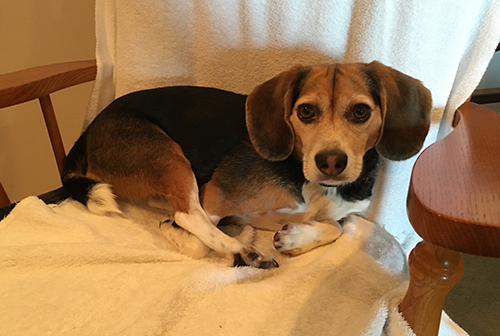
#> input picture beagle.png, 500 x 336 px, found by its file name
$ jupyter execute linear.ipynb   (shell and % lines are left out)
#> lines starting #> are read from the running program, lines starting #| are printed output that depends on the picture; after the words box and inside, x2 and y2 are one past the last pixel; in counts of white or black regions, pixels touching at a corner belong together
<a href="https://colab.research.google.com/github/mohanrajmit/Image-Read/blob/master/linear.ipynb" target="_parent"></a>

[cell 1]
# import the necessary packages
import numpy as np
import cv2

[cell 2]
# initialize the class labels and set the seed of the pseudorandom
# number generator so we can reproduce our results
labels = ["dog", "cat", "panda"]
np.random.seed(1)

[cell 3]
# randomly initialize our weight matrix and bias vector -- in a
# *real* training and classification task, these parameters would
# be *learned* by our model, but for the sake of this example,
# let's use random values
W = np.random.randn(3, 3072)
b = np.random.randn(3)

[cell 4]
# load our example image, resize it, and then flatten it into our
# "feature vector" representation
orig = cv2.imread("/content/Image-Read/beagle.png")
#> orig is the input picture: shape (336, 500, 3); mean B, G, R 83, 120.9, 156.2

[cell 5]
import matplotlib.pyplot as plt

[cell 6]
plt.imshow(orig)

[cell 7]
orig.shape
#> Out = (336, 500, 3)

[cell 8]
image = cv2.resize(orig, (32, 32))
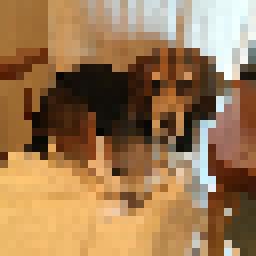
#> image: shape (32, 32, 3) (shown 8 times larger); mean B, G, R 83.3, 121.3, 156.6

[cell 9]
image.shape
#> Out = (32, 32, 3)

[cell 10]
vector  = image.flatten()
#> vector = 3072 values, max 255 at index 91, min 1 at index 1353, mean 120.4

[cell 11]
len(vector)
#> Out = 3072

[cell 12]
# compute the output scores by taking the dot product between the
# weight matrix and image pixels, followed by adding in the bias
scores = W.dot(vector) + b
#> scores = [7963.9, -2931, 3362.5]

[cell 13]
scores
#> Out = [7963.9, -2931, 3362.5]

[cell 14]
# loop over the scores + labels and display them
for (label, score) in zip(labels, scores):
	print("[INFO] {}: {:.2f}".format(label, score))
#> this loop made 3 passes
#> (label, score) on passes 1 to 3: ('dog', 7963.9), ('cat', -2931), ('panda', 3362.5)
#| [INFO] dog: 7963.93
#| [INFO] cat: -2930.99
#| [INFO] panda: 3362.47

[cell 15]
# draw the label with the highest score on the image as our
# prediction
cv2.putText(orig, "Label: {}".format(labels[np.argmax(scores)]),
	(10, 30), cv2.FONT_HERSHEY_SIMPLEX, 0.9, (0, 255, 0), 2)
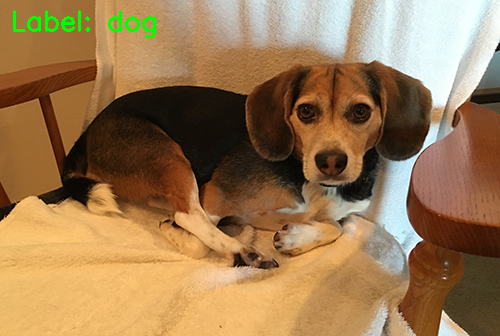
#> orig: shape (336, 500, 3); 0.6% of pixels changed, all inside (x1, y1, x2, y2) = (13, 10, 156, 38)

$ run again, with cat.jpg saved as beagle.png
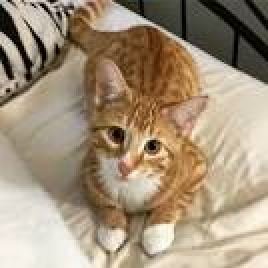
#> input picture cat.jpg, 134 x 134 px, found by its file name (shown 2 times larger)
#> orig is the input picture: shape (134, 134, 3); mean B, G, R 121.9, 145.5, 163.1
#> `image = cv2.resize(orig, (32, 32))`:
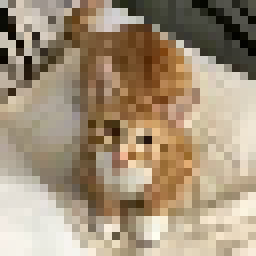
#> image: shape (32, 32, 3) (shown 8 times larger); mean B, G, R 122, 145.8, 163.3
#> vector = 3072 values, max 254 at index 2842, min 0 at index 75, mean 143.7
#> `len(vector)`: Out = 3072
#> scores = [5533.5, -1768.9, -232.7]
#> the loop `for (label, score) in zip(labels, scores):` made 3 passes
#> (label, score) on passes 1 to 3: ('dog', 5533.5), ('cat', -1768.9), ('panda', -232.7)
#> (printed output is left out)
#> `cv2.putText(orig, "Label: {}".format(labels[np.argmax(scores)]), (10, ..`:
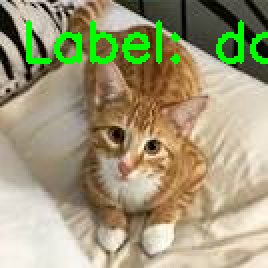
#> orig: shape (134, 134, 3) (shown 2 times larger); 4.45% of pixels changed, all inside (x1, y1, x2, y2) = (13, 10, 134, 32)
